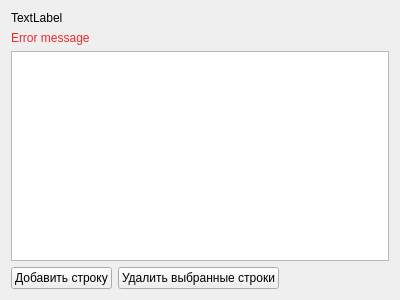
<?xml version="1.0" encoding="UTF-8"?>
<ui version="4.0">
 <class>DataInputWidget</class>
 <widget class="QWidget" name="DataInputWidget">
  <property name="geometry">
   <rect>
    <x>0</x>
    <y>0</y>
    <width>400</width>
    <height>300</height>
   </rect>
  </property>
  <property name="windowTitle">
   <string>Form</string>
  </property>
  <property name="styleSheet">
   <string notr="true">QLabel#errorLabel {
color: rgb(239, 41, 41);
}</string>
  </property>
  <layout class="QVBoxLayout" name="verticalLayout">
   <item>
    <widget class="QLabel" name="description">
     <property name="sizePolicy">
      <sizepolicy hsizetype="Preferred" vsizetype="Fixed">
       <horstretch>0</horstretch>
       <verstretch>0</verstretch>
      </sizepolicy>
     </property>
     <property name="text">
      <string>TextLabel</string>
     </property>
     <property name="wordWrap">
      <bool>true</bool>
     </property>
    </widget>
   </item>
   <item>
    <widget class="QLabel" name="errorLabel">
     <property name="text">
      <string>&lt;html&gt;&lt;head/&gt;&lt;body&gt;&lt;p&gt;&lt;span style=&quot; color:#ef2929;&quot;&gt;Error message&lt;/span&gt;&lt;/p&gt;&lt;/body&gt;&lt;/html&gt;</string>
     </property>
    </widget>
   </item>
   <item>
    <widget class="QTableWidget" name="table">
     <property name="sizePolicy">
      <sizepolicy hsizetype="Preferred" vsizetype="Expanding">
       <horstretch>0</horstretch>
       <verstretch>0</verstretch>
      </sizepolicy>
     </property>
     <property name="horizontalScrollBarPolicy">
      <enum>Qt::ScrollBarAlwaysOff</enum>
     </property>
     <attribute name="horizontalHeaderDefaultSectionSize">
      <number>200</number>
     </attribute>
     <attribute name="horizontalHeaderMinimumSectionSize">
      <number>100</number>
     </attribute>
    </widget>
   </item>
   <item>
    <layout class="QHBoxLayout" name="buttonsLayout">
     <item>
      <widget class="QPushButton" name="addRowBtn">
       <property name="sizePolicy">
        <sizepolicy hsizetype="Minimum" vsizetype="Fixed">
         <horstretch>0</horstretch>
         <verstretch>0</verstretch>
        </sizepolicy>
       </property>
       <property name="text">
        <string>Добавить строку</string>
       </property>
      </widget>
     </item>
     <item>
      <widget class="QPushButton" name="deleteRowBtn">
       <property name="sizePolicy">
        <sizepolicy hsizetype="Minimum" vsizetype="Fixed">
         <horstretch>0</horstretch>
         <verstretch>0</verstretch>
        </sizepolicy>
       </property>
       <property name="toolTip">
        <string/>
       </property>
       <property name="toolTipDuration">
        <number>-1</number>
       </property>
       <property name="statusTip">
        <string>Удаление всех выделенных строк</string>
       </property>
       <property name="whatsThis">
        <string/>
       </property>
       <property name="text">
        <string>Удалить выбранные строки</string>
       </property>
      </widget>
     </item>
     <item>
      <spacer name="horizontalSpacer">
       <property name="orientation">
        <enum>Qt::Horizontal</enum>
       </property>
       <property name="sizeHint" stdset="0">
        <size>
         <width>40</width>
         <height>20</height>
        </size>
       </property>
      </spacer>
     </item>
    </layout>
   </item>
  </layout>
 </widget>
 <resources/>
 <connections>
  <connection>
   <sender>addRowBtn</sender>
   <signal>clicked()</signal>
   <receiver>DataInputWidget</receiver>
   <slot>appendRow()</slot>
   <hints>
    <hint type="sourcelabel">
     <x>62</x>
     <y>239</y>
    </hint>
    <hint type="destinationlabel">
     <x>331</x>
     <y>196</y>
    </hint>
   </hints>
  </connection>
  <connection>
   <sender>deleteRowBtn</sender>
   <signal>clicked()</signal>
   <receiver>DataInputWidget</receiver>
   <slot>removeSelectedRows()</slot>
   <hints>
    <hint type="sourcelabel">
     <x>208</x>
     <y>236</y>
    </hint>
    <hint type="destinationlabel">
     <x>393</x>
     <y>235</y>
    </hint>
   </hints>
  </connection>
 </connections>
 <slots>
  <slot>removeSelectedRows()</slot>
  <slot>appendRow()</slot>
 </slots>
</ui>
